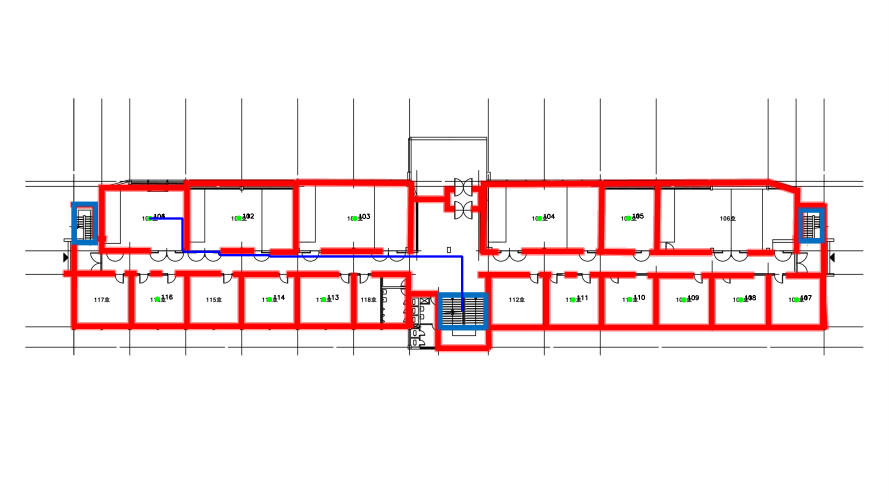
#> input picture outputs/multifloor_route/overlay_floor_1.png, 2667 x 1500 px (shown at 1/3 size)
$ python -i red_bfs.py   (imports and definitions only)
#> lines starting #> are read from the running program, lines starting #| are printed output that depends on the picture; after the words box and inside, x2 and y2 are one past the last pixel; in counts of white or black regions, pixels touching at a corner belong together
#> further down, picture is the input picture: shape (1500, 2667, 3); mean B, G, R 235.7, 235, 248.4
### run_navigation.py
import os
from pathlib import Path
import glob
import cv2
import numpy as np
from ultralytics import YOLO
from collections import deque
import easyocr
import json
import re
import argparse

###############################################################
# 0. MODEL PATH
###############################################################

SEG_MODEL_PATH = r"C:\SW_3_2\toridos\AiCane\runs\segment\train7\weights\best.pt"
OCR_MODEL_PATH = r"C:\SW_3_2\toridos\AiCane\runs\detect\train\weights\best.pt"


def resolve_model(path):
    if os.path.exists(path):
        return path
    found = glob.glob("**/best.pt", recursive=True)
    if found:
        print("[!] WARNING: model not found, fallback →", found[0])
        return found[0]
    raise FileNotFoundError(path)


seg_model = YOLO(resolve_model(SEG_MODEL_PATH))
ocr_model = YOLO(resolve_model(OCR_MODEL_PATH))
ocr_reader = easyocr.Reader(["ko", "en"])

# OCR configuration
OCR_CONF_THRESHOLD = 0.25  # accept detections with confidence >= this (EasyOCR returns 0..1)

TEXT_CLASS = 0
ROOM_CLASS = 2


###############################################################
# UTIL FUNCTIONS
###############################################################

# [1078 lines left out: functions normalize_text, levenshtein, run_seg, run_ocr, list_texts, ask and 17 more, not called in this run]


###############################################################
# MAIN
###############################################################

# [62 lines that do not run on import are left out]

### scripts/red_bfs.py
import sys
import cv2
import json
import numpy as np
from pathlib import Path

repo_root = Path(__file__).resolve().parents[1]
sys.path.insert(0, str(repo_root))

import run_navigation as rn
from match_rooms import match_floor_rooms


# ==========================================================
#  COLOR MASKS
# ==========================================================

def extract_red_mask(img, kernel_size=9, min_area=400):
#> called with kernel_size = 9, min_area = 400
    hsv = cv2.cvtColor(img, cv2.COLOR_BGR2HSV)
#> hsv: shape (1500, 2667, 3); mean H, S, V 0.9, 16.2, 249.9
    lower1 = np.array([0, 60, 40])
    upper1 = np.array([25, 255, 255])
    lower2 = np.array([150, 60, 40])
    upper2 = np.array([180, 255, 255])
    m1 = cv2.inRange(hsv, lower1, upper1)
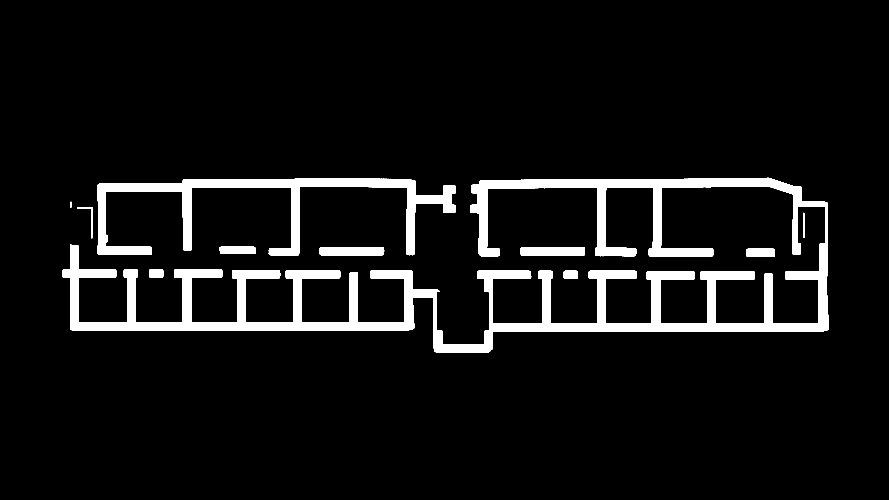
#> m1: shape (1500, 2667) (shown at 1/3 size); 6.9% white; 11 white regions, largest, box (x1, y1, x2, y2) and area: (187, 533, 2487, 1057) 205782, (293, 535, 1367, 766) 52963, (1562, 741, 1755, 768) 4986
    m2 = cv2.inRange(hsv, lower2, upper2)
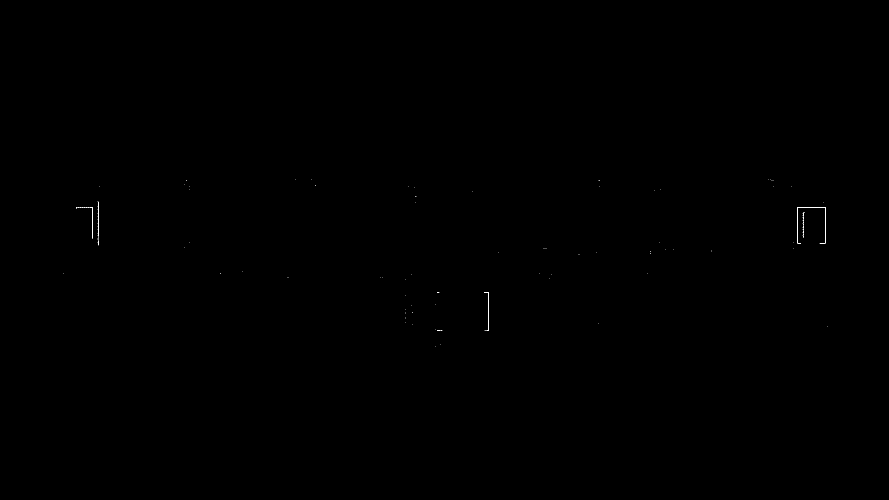
#> m2: shape (1500, 2667) (shown at 1/3 size); 0.02% white in thin lines or dots, all inside (x1, y1, x2, y2) = (191, 537, 2483, 1040)
    mask = cv2.bitwise_or(m1, m2)
#> mask: shape (1500, 2667); 6.9% white; 11 white regions, largest, box (x1, y1, x2, y2) and area: (187, 533, 2487, 1057) 206327, (293, 535, 1367, 766) 53121, (1562, 741, 1755, 768) 4992

    k = cv2.getStructuringElement(cv2.MORPH_ELLIPSE, (kernel_size, kernel_size))
    mask = cv2.morphologyEx(mask, cv2.MORPH_CLOSE, k)
#> mask: shape (1500, 2667); 6.9% white; 11 white regions, largest, box (x1, y1, x2, y2) and area: (187, 533, 2487, 1057) 206809, (293, 535, 1367, 766) 53219, (1562, 741, 1755, 768) 4992
    mask = cv2.dilate(mask, k)
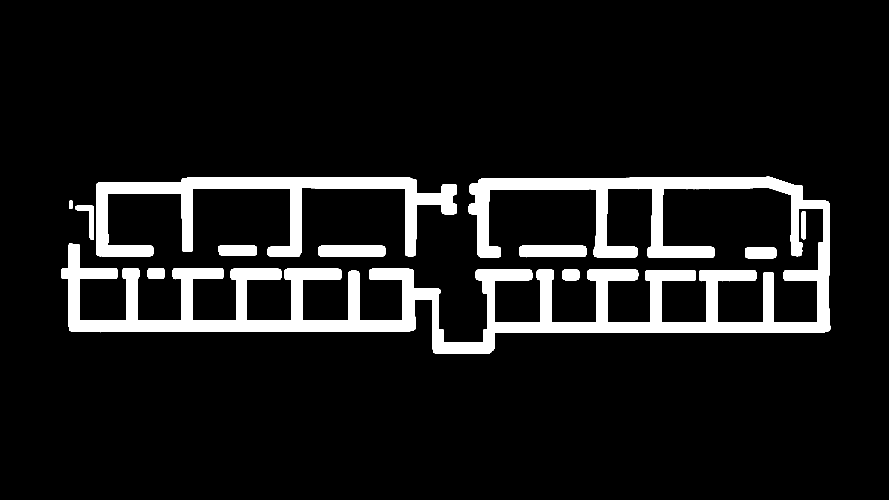
#> mask: shape (1500, 2667) (shown at 1/3 size); 9.2% white; 11 white regions

    # remove small components
    cnts, _ = cv2.findContours(mask, cv2.RETR_EXTERNAL, cv2.CHAIN_APPROX_SIMPLE)
#> cnts = 11 contours; largest, box (x1, y1, x2, y2) and area: (183, 529, 2491, 1061) 264886, (289, 531, 1371, 770) 68156, (1558, 737, 1759, 772) 6528, (955, 737, 1157, 770) 6337, (654, 736, 771, 766) 3282
    out = np.zeros_like(mask)
    for c in cnts:
        if cv2.contourArea(c) >= min_area:
            cv2.drawContours(out, [c], -1, 255, -1)
#> this loop made 11 passes
#> out: shape (1500, 2667); 9.2% white; 10 white regions, largest, box (x1, y1, x2, y2) and area: (183, 529, 2491, 1061) 273166, (289, 531, 1371, 770) 70287, (1558, 737, 1759, 772) 6754
    return out


# [211 lines left out: functions extract_blue_mask, mask_to_grid, find_stair_centroids, connect_stairs, bfs_multifloor, run_all_floors and 1 more, not called in this run]


# ==========================================================
# ENTRY EXAMPLE (101 → 307)
# ==========================================================

# [77 lines not run here, left out]

>>> import cv2
>>> picture = cv2.imread('../outputs/multifloor_route/overlay_floor_1.png')
>>> result = extract_red_mask(picture)
